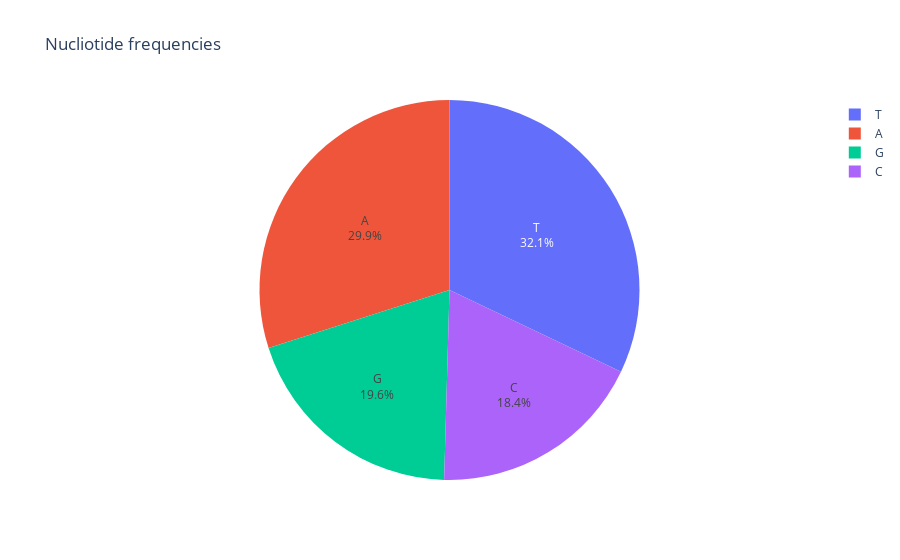

Notebook source saved alongside this figure:
### Markdown cell above
## Частоты встречаемости нуклеотидов A, G, C, T

Использовали `seq.count` - функция позволяет подсчитать количество нуклеотида в цепочке.

### Code cell
from Bio.Seq import Seq

def get_nucleotides_frequency(seq: Seq) -> pd.DataFrame:
    total_count = len(seq)
    nucliotides = ('A', 'G', 'C', 'T')
    frequencies = []
    
    for nucliotide in nucliotides:
        frequencies.append(
            (nucliotide, seq.count(nucliotide) / total_count)
        )
    
    return pd.DataFrame(frequencies, columns=['nucliotide', 'frequency'])


frequency = get_nucleotides_frequency(seq)

fig = px.pie(frequency, values='frequency', names='nucliotide', title='Nucliotide frequencies')
fig.update_traces(textposition='inside', textinfo='percent+label')
fig.show()

### Figure 1 — Plotly figure (JSON) as saved in the notebook; plotly's stock layout.template omitted (floating-point values rounded to 4 significant figures)
{"data": [{"domain": {"x": [0, 1], "y": [0, 1]}, "hovertemplate": "nucliotide=%{label}<br>frequency=%{value}<extra></extra>", "labels": ["A", "G", "C", "T"], "legendgroup": "", "name": "", "showlegend": true, "textinfo": "percent+label", "textposition": "inside", "type": "pie", "values": [0.2994, 0.1961, 0.1837, 0.3208]}], "layout": {"legend": {"tracegroupgap": 0}, "title": {"text": "Nucliotide frequencies"}}}
